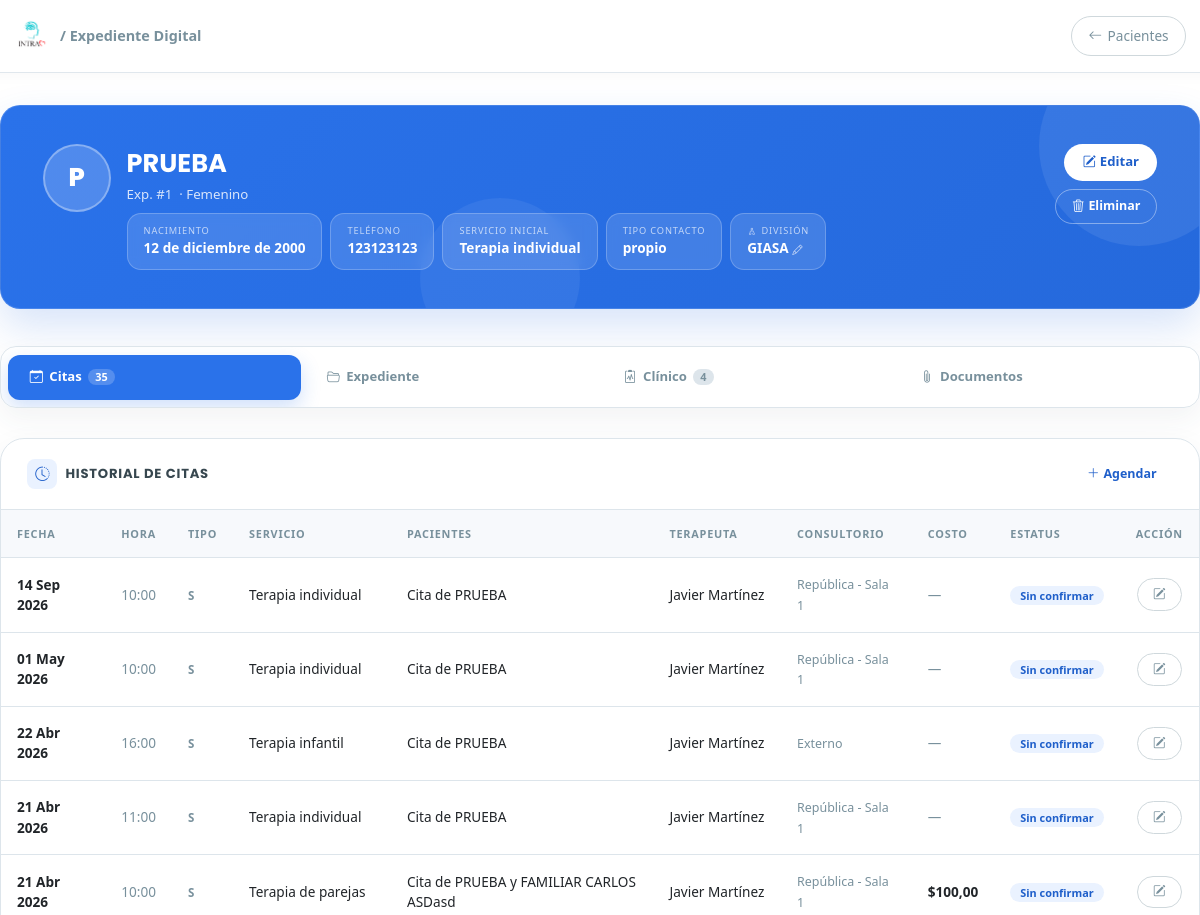
The app's page /pacientes/1/ (upper part), older data.
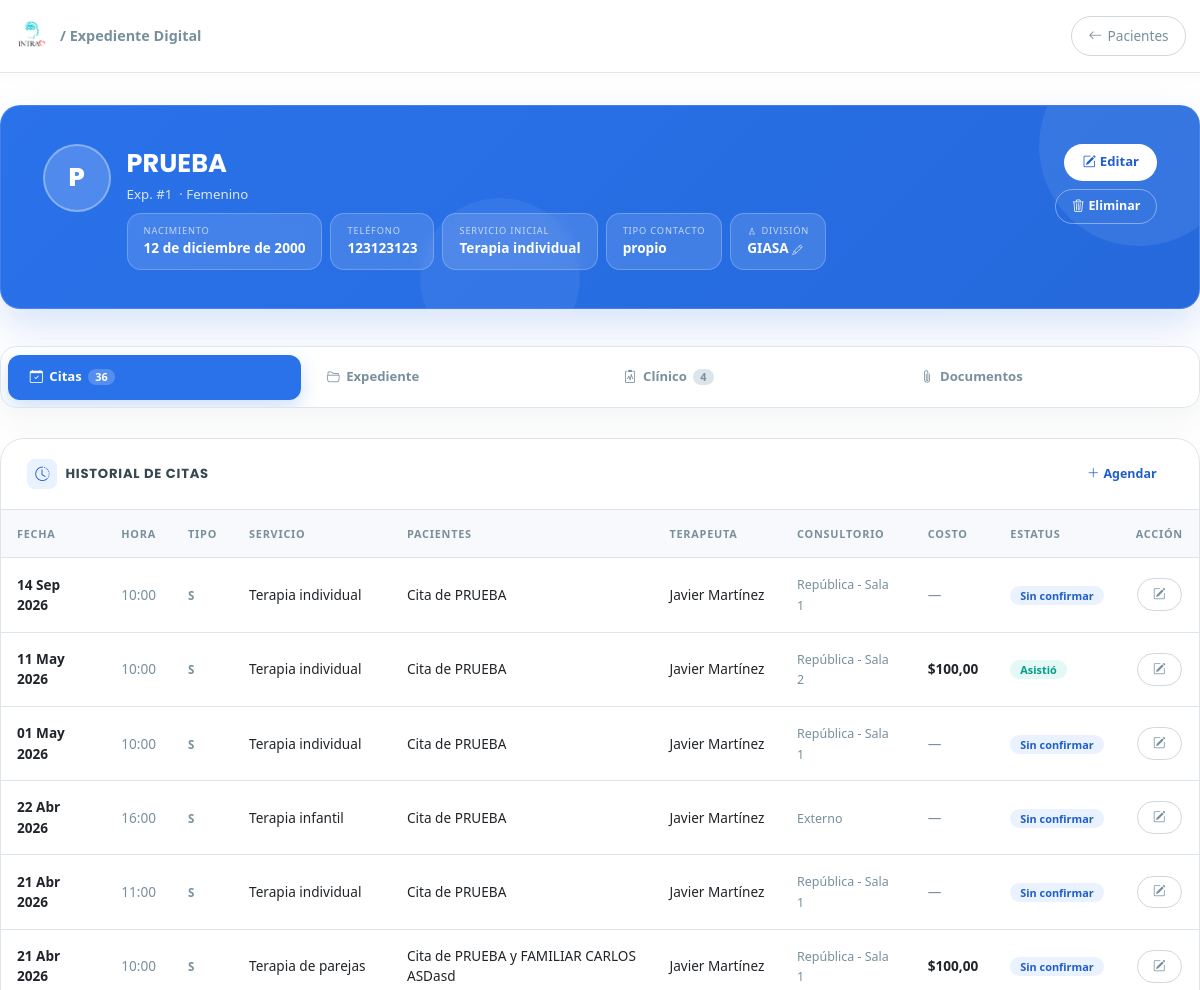
The same page, newer data.
### clinica/models.py (models this page shows, shortened)
class Cita(models.Model):
    ESTATUS_CONFIRMADA = 'confirmada'
    ESTATUS_SIN_CONFIRMAR = 'sin_confirmar'
    ESTATUS_REAGENDO = 'reagendo'
    ESTATUS_CANCELO = 'cancelo'
    ESTATUS_SI_ASISTIO = 'si_asistio'
    ESTATUS_NO_ASISTIO = 'no_asistio'
    ESTATUS_INCIDENCIA = 'incidencia'
    ESTATUS_CHOICES = [
        (ESTATUS_CONFIRMADA, 'Confirmada'),
        (ESTATUS_SIN_CONFIRMAR, 'Sin confirmar'),
        (ESTATUS_REAGENDO, 'Reagendo'),
        (ESTATUS_CANCELO, 'Cancelo'),
        (ESTATUS_SI_ASISTIO, 'Si asistio'),
        (ESTATUS_NO_ASISTIO, 'No asistio'),
        (ESTATUS_INCIDENCIA, 'Incidencia'),
    ]
    ESTATUS_ACTIVOS = (
        ESTATUS_CONFIRMADA,
        ESTATUS_SIN_CONFIRMAR,
        ESTATUS_REAGENDO,
        ESTATUS_INCIDENCIA,
    )
    TIPO_NUEVO = 'N'
    TIPO_REFERIDO = 'R'
    TIPO_SEGUIMIENTO = 'S'
    TIPO_PACIENTE_CHOICES = [
        (TIPO_NUEVO, 'Nuevo'),
        (TIPO_REFERIDO, 'Referido'),
        (TIPO_SEGUIMIENTO, 'Seguimiento'),
    ]
    PAGO_CHOICES = [
        ('Terminal', 'Terminal'),
        ('Transferencia', 'Transferencia'),
        ('Efectivo', 'Efectivo'),
        ('Pase', 'Pase'),
    ]
    paciente = models.ForeignKey(Paciente, on_delete=models.CASCADE, related_name='citas')
    pacientes_adicionales = models.ManyToManyField(
        Paciente,
        blank=True,
        related_name='citas_como_adicional',
    )
    expediente_grupal = models.ForeignKey(
        'ExpedienteGrupal',
        on_delete=models.SET_NULL,
        null=True,
        blank=True,
        related_name='citas',
    )
    fecha = models.DateField()
    hora = models.TimeField()
    tipo_paciente = models.CharField(
        max_length=1,
        choices=TIPO_PACIENTE_CHOICES,
        default=TIPO_SEGUIMIENTO,
    )
    division = models.ForeignKey(Division, on_delete=models.SET_NULL, null=True)
    consultorio = models.ForeignKey(Consultorio, on_delete=models.SET_NULL, null=True)
    servicio = models.ForeignKey(Servicio, on_delete=models.SET_NULL, null=True)
    terapeuta = models.ForeignKey(Terapeuta, on_delete=models.SET_NULL, null=True)
    costo = models.DecimalField(max_digits=10, decimal_places=2, null=True, blank=True)
    metodo_pago = models.CharField(
        max_length=50,
        choices=PAGO_CHOICES,
        null=True,
        blank=True,
    )
    estatus = models.CharField(
        max_length=20,
        choices=ESTATUS_CHOICES,
        default=ESTATUS_SIN_CONFIRMAR,
    )
    folio_fiscal = models.CharField(max_length=100, blank=True, null=True)
    notas = models.TextField(blank=True, null=True)
    tiene_descuento = models.BooleanField(
        null=True, blank=True,
        help_text="Indica si el paciente tiene descuento / estudio socioeconómico activo al momento de la cita."
    )
    def pacientes_display_natural(self):
        nombres = [self.paciente.nombre] if self.paciente_id else []
        nombres.extend(list(self.pacientes_adicionales.values_list('nombre', flat=True)))
        if not nombres:
            return ""
        if len(nombres) == 1:
            return nombres[0]
        if len(nombres) == 2:
            return f"{nombres[0]} y {nombres[1]}"
        return f"{', '.join(nombres[:-1])} y {nombres[-1]}"
    def titulo_cita(self):
        pacientes = self.pacientes_display_natural()
        return f"Cita de {pacientes}" if pacientes else "Cita"
    class Meta:
        verbose_name = "Cita"
        verbose_name_plural = "Citas"
        ordering = ['-fecha', '-hora']

class Servicio(models.Model):
    nombre = models.CharField(max_length=100)
    precio = models.DecimalField(
        max_digits=10, decimal_places=2, null=True, blank=True,
        verbose_name="Precio estándar",
        help_text="Precio público del servicio. Se usa para calcular penalizaciones por inasistencia."
    )
    def __str__(self):
        return self.nombre

class Paciente(models.Model):
    TIPO_CONTACTO_CHOICES = [
        ('propio', 'Propio'),
        ('madre', 'Madre'),
        ('padre', 'Padre'),
        ('pareja', 'Pareja'),
        ('otro', 'Otro'),
    ]
    SEXO_CHOICES = [
        ('Femenino', 'Femenino'),
        ('Masculino', 'Masculino'),
    ]
    usuario = models.OneToOneField(User, on_delete=models.SET_NULL, null=True, blank=True, related_name='perfil_paciente')
    nombre = models.CharField(max_length=200, verbose_name="Nombre Completo")
    fecha_nacimiento = models.DateField(verbose_name="Fecha de Nacimiento")
    nombre_normalizado = models.CharField(max_length=200, blank=True, editable=False)
    sexo = models.CharField(
        max_length=20,
        choices=SEXO_CHOICES,
        default='Femenino',
        verbose_name="Sexo"
    )
    telefono = models.CharField(max_length=20, verbose_name="Teléfono (WhatsApp)")
    identidad_contacto = models.CharField(max_length=20, choices=TIPO_CONTACTO_CHOICES, default='propio')
    servicio_inicial = models.ForeignKey('Servicio', on_delete=models.SET_NULL, null=True, verbose_name="Servicio Inicial")
    consentimiento_firmado = models.FileField(upload_to='documentos/', blank=True, null=True)
    estudio_socioeconomico = models.FileField(upload_to='documentos/', blank=True, null=True)
    apertura_expediente = models.FileField(upload_to='documentos/', blank=True, null=True)
    resumen_clinico = models.TextField(blank=True, null=True)
    empresa = models.ForeignKey(
        'Empresa', on_delete=models.SET_NULL, null=True, blank=True,
        related_name='pacientes'
    )
    division = models.ForeignKey(
        'Division', on_delete=models.SET_NULL, null=True, blank=True,
        related_name='pacientes', verbose_name='División'
    )
    pacientes_relacionados = models.ManyToManyField('self', blank=True, symmetrical=True)
    enlace_resultados = models.URLField(blank=True, null=True)
    fecha_registro = models.DateTimeField(auto_now_add=True)
    class Meta:
        verbose_name = "Paciente"
        verbose_name_plural = "Pacientes"

class Terapeuta(models.Model):
    usuario = models.OneToOneField(User, on_delete=models.SET_NULL, null=True, blank=True, related_name='perfil_terapeuta')
    nombre = models.CharField(max_length=100)
    activo = models.BooleanField(default=True)
    def __str__(self):
        return self.nombre

class Consultorio(models.Model):
    SEDE_CHOICES = [
        ('republica',      'República'),
        ('morelos',        'Morelos'),
        ('colinas',        'Colinas'),
        ('trabajo_social', 'Trabajo Social'),
        ('zoom',           'Zoom / Online'),
        ('externo',        'Externo'),
    ]
    nombre = models.CharField(max_length=100)
    sede   = models.CharField(max_length=20, choices=SEDE_CHOICES, null=True, blank=True)
    def __str__(self):
        return self.nombre

### clinica/views.py (the view)
# urls.py: path('pacientes/<int:paciente_id>/', clinica_views.detalle_paciente, name='detalle_paciente'),
def detalle_paciente(request, paciente_id):
    paciente = get_object_or_404(Paciente, id=paciente_id)
    can_subir_documentos = request.user.is_authenticated and request.user.is_superuser
    if request.method == 'POST':
        if not can_subir_documentos:
            messages.error(request, 'Solo un superusuario puede subir documentos al expediente.')
            return redirect('detalle_paciente', paciente_id=paciente.id)
        form_documento = DocumentoPacienteForm(request.POST, request.FILES)
        if form_documento.is_valid():
            archivo = request.FILES['archivo']
            documento = form_documento.save(commit=False)
            documento.paciente = paciente
            documento.subido_por = request.user
            documento.nombre_archivo = archivo.name
            documento.tipo_mime = archivo.content_type
            documento.contenido = archivo.read()
            documento.save()
            messages.success(request, 'Documento agregado correctamente.')
            return redirect('detalle_paciente', paciente_id=paciente.id)
        messages.error(request, 'Revisa el archivo y los datos del documento.')
    else:
        form_documento = DocumentoPacienteForm()
    historial = Cita.objects.filter(
        Q(paciente=paciente) | Q(pacientes_adicionales=paciente)
    ).distinct().order_by('-fecha', '-hora')
    terapeutas_previos = set(cita.terapeuta for cita in historial if cita.terapeuta)
    notas_historial = NotaTerapeutaPaciente.objects.filter(
        paciente=paciente
    ).select_related('terapeuta').order_by('-creado_en')
    documentos_historial = DocumentoPaciente.objects.filter(
        paciente=paciente
    ).select_related('terapeuta', 'subido_por').order_by('-creado_en')
    reportes_historial = ReporteSesion.objects.filter(
        paciente=paciente
    ).select_related('terapeuta').order_by('-fecha', '-creado_en')
    apertura = getattr(paciente, 'apertura_expediente_obj', None)
    context = {
        'paciente': paciente,
        'historial': historial,
        'terapeutas_previos': terapeutas_previos,
        'notas_historial': notas_historial,
        'documentos_historial': documentos_historial,
        'reportes_historial': reportes_historial,
        'apertura': apertura,
        'form_documento': form_documento,
        'can_subir_documentos': can_subir_documentos,
        'divisiones': Division.objects.all().order_by('nombre'),
    }
    return render(request, 'clinica/detalle_paciente.html', context)

### clinica/models.py (called while the page is built)
    @property
    def autor_display(self):
        return self.terapeuta.nombre if self.terapeuta_id else 'Sin terapeuta'

    def __str__(self):
        return self.nombre

### clinica/templates/clinica/detalle_paciente.html (shortened to what the changed rows need)
{% load static %}
<!DOCTYPE html>
<html lang="es">
<head>
  <link href="https://cdn.jsdelivr.net/npm/bootstrap@5.3.0/dist/css/bootstrap.min.css" rel="stylesheet">
  <link rel="stylesheet" href="https://cdn.jsdelivr.net/npm/bootstrap-icons@1.11.3/font/bootstrap-icons.css">
</head>
<body>
<div class="page">
  <div class="tab-nav" role="tablist">
    <button class="active" onclick="switchTab('citas',this)" role="tab">
      <i class="bi bi-calendar-check"></i>Citas
      <span class="tab-badge">{{ historial|length }}</span>
    </button>
  </div>
  <div id="tab-citas" class="tab-panel active">
    <div class="xcard">
      <div class="table-responsive">
        <table class="citas-table">
          <thead>
            <tr>
              <th>Fecha</th>
              <th>Hora</th>
              <th>Tipo</th>
              <th>Servicio</th>
              <th>Pacientes</th>
              <th>Terapeuta</th>
              <th>Consultorio</th>
              <th>Costo</th>
              <th>Estatus</th>
              <th style="text-align:center;">Acción</th>
            </tr>
          </thead>
          <tbody>
            {% for cita in historial %}
            <tr>
              <td style="font-weight:600;">{{ cita.fecha|date:"d M Y" }}</td>
              <td style="color:var(--muted);">{{ cita.hora|time:"H:i" }}</td>
              <td><span style="font-size:.72rem;font-weight:700;color:var(--muted);">{{ cita.tipo_paciente|default:"—" }}</span></td>
              <td>{{ cita.servicio|default:"—" }}</td>
              <td>{{ cita.titulo_cita }}</td>
              <td>{{ cita.terapeuta|default:"—" }}</td>
              <td><span style="font-size:.78rem;color:var(--muted);">{{ cita.consultorio|default:"—" }}</span></td>
              <td>{% if cita.costo %}<span style="font-weight:600;">${{ cita.costo }}</span>{% else %}<span style="color:var(--muted);">—</span>{% endif %}</td>
              <td>
                {% if cita.estatus == 'confirmada' %}<span class="est est-confirmada">Confirmada</span>
                {% elif cita.estatus == 'sin_confirmar' %}<span class="est est-sin">Sin confirmar</span>
                {% elif cita.estatus == 'reagendo' %}<span class="est est-reagendo">Reagendó</span>
                {% elif cita.estatus == 'cancelo' %}<span class="est est-cancelo">Canceló</span>
                {% elif cita.estatus == 'si_asistio' %}<span class="est est-asistio">Asistió</span>
                {% elif cita.estatus == 'no_asistio' %}<span class="est est-no-asistio">No asistió</span>
                {% elif cita.estatus == 'incidencia' %}<span class="est est-incidencia">Incidencia</span>
                {% else %}<span class="est" style="background:#F2F4F8;color:var(--muted);">{{ cita.get_estatus_display }}</span>{% endif %}
              </td>
              <td style="text-align:center;">
                {% if cita.estatus != 'cancelo' and cita.estatus != 'no_asistio' %}
                <a href="{% url 'editar_cita' cita.id %}?next=paciente" class="btn-ghost" title="Editar cita">
                  <i class="bi bi-pencil-square"></i>
                </a>
                {% else %}
                <span style="color:var(--border);">—</span>
                {% endif %}
              </td>
            </tr>
            {% empty %}
            <tr><td colspan="10"><div class="empty"><i class="bi bi-calendar-x"></i>Sin citas registradas</div></td></tr>
            {% endfor %}
          </tbody>
        </table>
      </div>
    </div>
  </div>
</div>
</body>
</html>

Row changes from the older to the newer data that the page shows:
added Cita: fecha "11 May 2026", hora "10:00", tipo_paciente "S", servicio "Terapia individual", titulo_cita "Cita de PRUEBA", terapeuta "Javier Martínez", consultorio "República - Sala 2", costo "100,00", estatus "Asistió"
Text that changed along with them:
{{ historial|length }}: "35" → "36"
